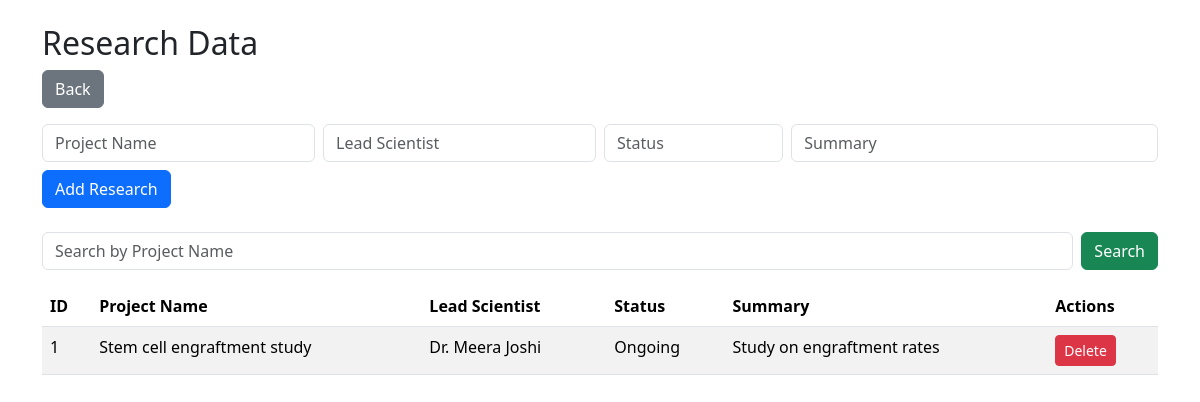
The page /modules/research.php on the database its author committed.
### tables this page shows
CREATE TABLE IF NOT EXISTS research (
  research_id INT AUTO_INCREMENT PRIMARY KEY,
  project_name VARCHAR(255) NOT NULL,
  lead_scientist VARCHAR(150),
  start_date DATE,
  status VARCHAR(50),
  summary TEXT,
  created_at TIMESTAMP DEFAULT CURRENT_TIMESTAMP
);

### modules/research.php (the view, shortened to what this page needs)
<?php
require_once __DIR__ . '/../config/db_connect.php';
$research_data = [];
if ($_SERVER['REQUEST_METHOD'] === 'POST' && isset($_POST['search_action'])) {
  $search = mysqli_real_escape_string($conn, $_POST['search']);
  $sql = "CALL search_research('$search')";
  if (mysqli_multi_query($conn, $sql)) {
    do {
      if ($result = mysqli_store_result($conn)) {
        while ($row = mysqli_fetch_assoc($result)) {
          $research_data[] = $row;
        }
        mysqli_free_result($result);
      }
    } while (mysqli_next_result($conn));
  }
} else {
  $result = mysqli_query($conn, "SELECT * FROM research ORDER BY created_at DESC");
  while ($row = mysqli_fetch_assoc($result)) {
    $research_data[] = $row;
  }
}
?>
<!doctype html>
<html>
<head>
  <link href="../style.css" rel="stylesheet">
  <link href="https://cdn.jsdelivr.net/npm/bootstrap@5.3.2/dist/css/bootstrap.min.css" rel="stylesheet">
</head>
<body class="container py-4">
<h2>Research Data</h2>
<a href="../index.php" class="btn btn-secondary mb-3">Back</a>
<form method="post" class="mb-4 row g-2">
  <div class="col-md-3"><input name="project_name" class="form-control" placeholder="Project Name" required></div>
  <div class="col-md-3"><input name="lead_scientist" class="form-control" placeholder="Lead Scientist"></div>
  <div class="col-md-2"><input name="status" class="form-control" placeholder="Status"></div>
  <div class="col-md-4"><input name="summary" class="form-control" placeholder="Summary"></div>
  <div class="col-12"><button class="btn btn-primary">Add Research</button></div>
</form>
<form method="post" class="mb-3 d-flex">
  <input name="search" class="form-control me-2" placeholder="Search by Project Name">
  <button class="btn btn-success">Search</button>
</form>
<table class="table table-striped">
<thead>
<tr>
  <th>ID</th>
  <th>Project Name</th>
  <th>Lead Scientist</th>
  <th>Status</th>
  <th>Summary</th>
  <th>Actions</th>
</tr>
</thead>
<tbody>
<?php foreach ($research_data as $row): ?>
<tr>
  <td><?php echo $row['research_id']; ?></td>
  <td><?php echo htmlspecialchars($row['project_name']); ?></td>
  <td><?php echo htmlspecialchars($row['lead_scientist']); ?></td>
  <td><?php echo htmlspecialchars($row['status']); ?></td>
  <td><?php echo htmlspecialchars($row['summary']); ?></td>
  <td>
    <form method="post" style="display:inline">
      <button class="btn btn-sm btn-danger" onclick="return confirm('Delete this record?')">Delete</button>
    </form>
  </td>
</tr>
<?php endforeach; ?>
</tbody>
</table>
</body>
</html>

### style.css (style rules this page uses)
body { background:#f8f9fa; }

### rows shown on the page
research: research_id "1", project_name "Stem cell engraftment study", lead_scientist "Dr. Meera Joshi", status "Ongoing", summary "Study on engraftment rates"
